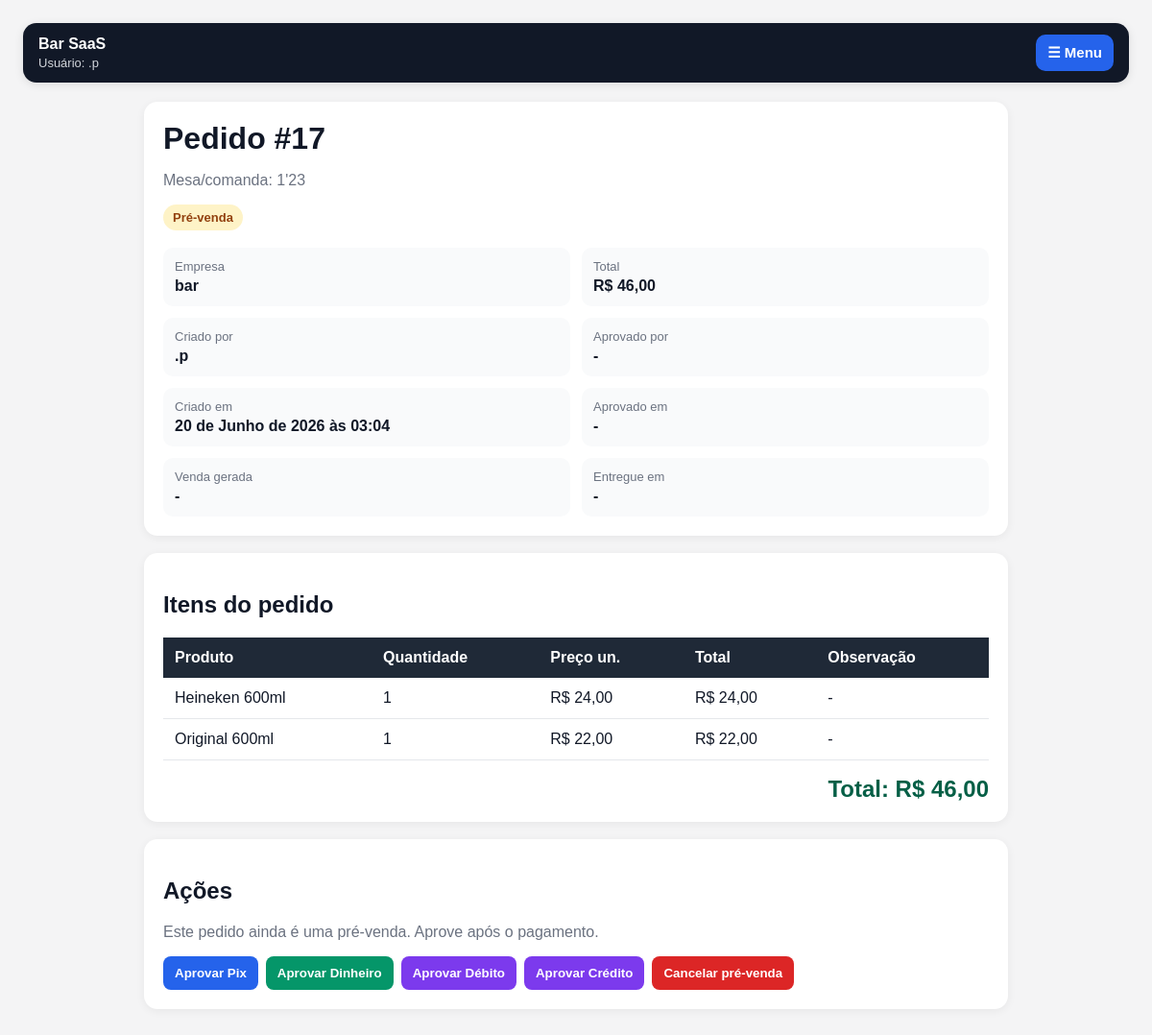
The page /pedidos/17/ (signed in) on the database its author committed.
### orders/models.py (models this page shows, shortened)
class Order(models.Model):
    STATUS_CHOICES = [
        ("pre_sale", "Pré-venda"),
        ("sold", "Vendido"),
        ("delivered", "Entregue"),
        ("cancelled", "Cancelado"),
        ("discarded", "Descartado"),
    ]
    company = models.ForeignKey(Company, on_delete=models.CASCADE)
    table_or_tab = models.CharField(
        max_length=50,
        blank=True,
        null=True,
        help_text="Mesa, comanda ou identificação do cliente.",
    )
    status = models.CharField(
        max_length=30,
        choices=STATUS_CHOICES,
        default="pre_sale",
    )
    total_amount = models.DecimalField(max_digits=10, decimal_places=2, default=0)
    created_by = models.ForeignKey(
        settings.AUTH_USER_MODEL,
        on_delete=models.SET_NULL,
        blank=True,
        null=True,
        related_name="created_orders",
    )
    approved_by = models.ForeignKey(
        settings.AUTH_USER_MODEL,
        on_delete=models.SET_NULL,
        blank=True,
        null=True,
        related_name="approved_orders",
    )
    approved_at = models.DateTimeField(blank=True, null=True)
    delivered_at = models.DateTimeField(blank=True, null=True)
    sale = models.OneToOneField(
        Sale,
        on_delete=models.SET_NULL,
        blank=True,
        null=True,
        related_name="order",
    )
    notes = models.TextField(blank=True, null=True)
    created_at = models.DateTimeField(auto_now_add=True)
    class Meta:
        verbose_name = "Pedido"
        verbose_name_plural = "Pedidos"
        ordering = ["-created_at"]

class OrderItem(models.Model):
    order = models.ForeignKey(Order, on_delete=models.CASCADE, related_name="items")
    company = models.ForeignKey(Company, on_delete=models.CASCADE)
    product = models.ForeignKey(Product, on_delete=models.PROTECT)
    quantity = models.DecimalField(max_digits=10, decimal_places=2, default=1)
    unit_price = models.DecimalField(max_digits=10, decimal_places=2, default=0)
    total_price = models.DecimalField(max_digits=10, decimal_places=2, default=0)
    notes = models.CharField(max_length=120, blank=True, null=True)
    created_at = models.DateTimeField(auto_now_add=True)
    class Meta:
        verbose_name = "Item do pedido"
        verbose_name_plural = "Itens do pedido"

### companies/models.py (models this page shows)
class Company(models.Model):
    name = models.CharField(max_length=120)
    document = models.CharField(max_length=30, blank=True, null=True)
    phone = models.CharField(max_length=30, blank=True, null=True)
    active = models.BooleanField(default=True)
    created_at = models.DateTimeField(auto_now_add=True)
    class Meta:
        verbose_name = "Empresa"
        verbose_name_plural = "Empresas"
        ordering = ["name"]
    def __str__(self):
        return self.name

### products/models.py (models this page shows, shortened)
class Product(models.Model):
    PRODUCT_TYPES = [
        ("sale", "Produto de venda"),
        ("internal_use", "Uso interno"),
        ("both", "Venda e uso interno"),
    ]
    company = models.ForeignKey(Company, on_delete=models.CASCADE)
    name = models.CharField(max_length=120)
    category = models.CharField(max_length=80, blank=True, null=True)
    product_type = models.CharField(max_length=30, choices=PRODUCT_TYPES, default="sale")
    unit = models.ForeignKey(Unit, on_delete=models.PROTECT)
    sale_price = models.DecimalField(
        max_digits=10,
        decimal_places=2,
        default=0,
        help_text="Preço cobrado por unidade vendida. Exemplo: R$ 28 por porção.",
    )
    active = models.BooleanField(default=True)
    minimum_quantity = models.DecimalField(
        max_digits=10,
        decimal_places=2,
        default=0,
        help_text="Quantidade mínima para alerta de estoque baixo.",
    )
    created_at = models.DateTimeField(auto_now_add=True)
    class Meta:
        verbose_name = "Produto"
        verbose_name_plural = "Produtos"
        ordering = ["name"]

### orders/views.py (the view)
@login_required
def order_detail(request, order_id):
    order = get_object_or_404(
        Order.objects
        .select_related("company", "created_by", "approved_by", "sale")
        .prefetch_related("items__product"),
        id=order_id,
    )
    can_view_this_order = (
        can_view_orders_panel(request.user)
        or order.created_by_id == request.user.id
    )
    if not can_view_this_order:
        messages.warning(request, "Você não tem permissão para ver este pedido.")
        return redirect("orders:pdv")
    return render(
        request,
        "orders/order_detail.html",
        {
            "order": order,
            "can_approve_order": can_approve_order(request.user),
            "can_mark_delivered": can_mark_delivered(request.user),
            "can_cancel_pre_sale": can_cancel_pre_sale(request.user),
            "can_cancel_paid_order": can_cancel_paid_order(request.user),
            "can_discard_paid_order": can_discard_paid_order(request.user),
        },
    )

### accounts/context_processors.py (called while the page is built)
def menu_context(request):
    user = request.user
    if not user.is_authenticated:
        return {
            "menu_permissions": {
                "is_authenticated": False,
            }
        }
    return {
        "menu_permissions": {
            "is_authenticated": True,
            "username": user.username,
            "can_access_pdv": can_access_pdv(user),
            "can_view_orders_panel": can_view_orders_panel(user),
            "can_view_stock": can_view_stock(user),
            "can_create_stock_entry": can_create_stock_entry(user),
            "can_access_admin": user.is_staff or user.is_superuser,
            "can_manage_users": can_manage_users(user),
            "can_adjust_stock": can_adjust_stock(user),
        }
    }

### accounts/permissions.py (called while the page is built, shortened)
def has_permission(user, permission_name):
    if not user.is_authenticated:
        return False
    if user.is_superuser:
        return True

def can_access_pdv(user):
    return has_permission(user, "can_access_pdv")

def can_approve_order(user):
    return has_permission(user, "can_approve_order")

def can_mark_delivered(user):
    return has_permission(user, "can_mark_delivered")

def can_cancel_pre_sale(user):
    return has_permission(user, "can_cancel_pre_sale")

def can_cancel_paid_order(user):
    return has_permission(user, "can_cancel_paid_order")

def can_discard_paid_order(user):
    return has_permission(user, "can_discard_paid_order")

def can_view_orders_panel(user):
    return has_permission(user, "can_view_orders_panel")

def can_view_stock(user):
    return has_permission(user, "can_view_stock")

def can_create_stock_entry(user):
    return has_permission(user, "can_create_stock_entry")

def can_adjust_stock(user):
    return has_permission(user, "can_adjust_stock")

def can_manage_users(user):
    return has_permission(user, "can_manage_users")

### templates/orders/order_detail.html (shortened to what this page needs)
<!DOCTYPE html>
<html lang="pt-br">
<head>
</head>
<body>
    {% include "includes/main_menu.html" %}
    <div class="container">
        <div class="card">
            <h1>Pedido #{{ order.id }}</h1>
            <p class="subtitle">
                Mesa/comanda: {{ order.table_or_tab|default:"-" }}
            </p>
            <span class="status {{ order.status }}">
                {{ order.get_status_display }}
            </span>
            <div class="grid">
                <div class="info-box">
                    <div class="label">Empresa</div>
                    <div class="value">{{ order.company }}</div>
                </div>
                <div class="info-box">
                    <div class="label">Total</div>
                    <div class="value">R$ {{ order.total_amount|floatformat:2 }}</div>
                </div>
                <div class="info-box">
                    <div class="label">Criado por</div>
                    <div class="value">{{ order.created_by|default:"-" }}</div>
                </div>
                <div class="info-box">
                    <div class="label">Aprovado por</div>
                    <div class="value">{{ order.approved_by|default:"-" }}</div>
                </div>
                <div class="info-box">
                    <div class="label">Criado em</div>
                    <div class="value">{{ order.created_at }}</div>
                </div>
                <div class="info-box">
                    <div class="label">Aprovado em</div>
                    <div class="value">{{ order.approved_at|default:"-" }}</div>
                </div>
                <div class="info-box">
                    <div class="label">Venda gerada</div>
                    <div class="value">
                        {% if order.sale %}
                            Venda #{{ order.sale.id }}
                        {% else %}
                            -
                        {% endif %}
                    </div>
                </div>
                <div class="info-box">
                    <div class="label">Entregue em</div>
                    <div class="value">{{ order.delivered_at|default:"-" }}</div>
                </div>
            </div>
        </div>
        <div class="card">
            <h2>Itens do pedido</h2>
            <table>
                <thead>
                    <tr>
                        <th>Produto</th>
                        <th>Quantidade</th>
                        <th>Preço un.</th>
                        <th>Total</th>
                        <th>Observação</th>
                    </tr>
                </thead>
                <tbody>
                    {% for item in order.items.all %}
                        <tr>
                            <td>{{ item.product.name }}</td>
                            <td>{{ item.quantity|floatformat:0 }}</td>
                            <td>R$ {{ item.unit_price|floatformat:2 }}</td>
                            <td>R$ {{ item.total_price|floatformat:2 }}</td>
                            <td>{{ item.notes|default:"-" }}</td>
                        </tr>
                    {% empty %}
                        <tr>
                            <td colspan="5">Nenhum item no pedido.</td>
                        </tr>
                    {% endfor %}
                </tbody>
            </table>
            <div class="total">
                Total: R$ {{ order.total_amount|floatformat:2 }}
            </div>
        </div>
        <div class="card">
            <h2>Ações</h2>
            {% if order.status == "pre_sale" %}
                <p class="muted">
                    Este pedido ainda é uma pré-venda. Aprove após o pagamento.
                </p>
                <div class="actions">
                    <form method="post" action="{% url 'orders:approve_order' order.id 'pix' %}">
                        <button class="btn-pix" type="submit">Aprovar Pix</button>
                    </form>
                    <form method="post" action="{% url 'orders:approve_order' order.id 'cash' %}">
                        <button class="btn-cash" type="submit">Aprovar Dinheiro</button>
                    </form>
                    <form method="post" action="{% url 'orders:approve_order' order.id 'debit' %}">
                        <button class="btn-card" type="submit">Aprovar Débito</button>
                    </form>
                    <form method="post" action="{% url 'orders:approve_order' order.id 'credit' %}">
                        <button class="btn-card" type="submit">Aprovar Crédito</button>
                    </form>
                    <form method="post" action="{% url 'orders:cancel_order' order.id %}">
                        <button class="btn-cancel" type="submit">Cancelar pré-venda</button>
                    </form>
                </div>
            {% elif order.status == "delivered" %}
                <p class="muted">
                    Este pedido já foi entregue.
                </p>
            {% elif order.status == "cancelled" %}
                <p class="muted">
                    Este pedido foi cancelado. Se ele já tinha sido vendido, os itens foram retornados ao estoque.
                </p>
            {% elif order.status == "discarded" %}
                <p class="muted">
                    Este pedido foi descartado. Os itens não voltaram ao estoque.
                </p>
            {% endif %}
        </div>
    </div>
</body>
</html>

### templates/includes/main_menu.html (shortened to what this page needs)
<div class="app-topbar">
    <div>
        <div class="app-brand">Bar SaaS</div>
        {% if menu_permissions.is_authenticated %}
            <div class="app-user">
                Usuário: {{ menu_permissions.username }}
            </div>
        {% endif %}
    </div>
    <button type="button" class="menu-button" onclick="toggleMainMenu()">
        ☰ Menu
    </button>
</div>

### templates/orders/order_detail.html (style rules this page uses)
body { font-family: Arial, sans-serif; background: #f4f4f5; margin: 0; padding: 24px; color: #111827; }
.container { max-width: 900px; margin: 0 auto; }
.card { background: white; border-radius: 14px; padding: 20px; box-shadow: 0 2px 10px rgba(0,0,0,0.06); margin-bottom: 18px; }
h1 { margin-top: 0; margin-bottom: 6px; }
.subtitle { color: #6b7280; margin-bottom: 16px; }
.status { display: inline-block; padding: 6px 10px; border-radius: 999px; font-weight: bold; font-size: 13px; }
.pre_sale { background: #fef3c7; color: #92400e; }
.grid { display: grid; grid-template-columns: repeat(2, minmax(220px, 1fr)); gap: 12px; margin-top: 18px; }
.info-box { background: #f9fafb; border-radius: 10px; padding: 12px; }
.label { color: #6b7280; font-size: 13px; margin-bottom: 4px; }
.value { font-weight: bold; }
table { width: 100%; border-collapse: collapse; margin-top: 12px; }
th { background: #1f2937; color: white; text-align: left; padding: 12px; }
td { padding: 12px; border-bottom: 1px solid #e5e7eb; }
.total { font-size: 24px; font-weight: bold; color: #065f46; text-align: right; margin-top: 16px; }
.actions { display: flex; flex-wrap: wrap; gap: 8px; margin-top: 14px; }
button { border: none; border-radius: 8px; padding: 10px 12px; cursor: pointer; font-weight: bold; }
.btn-pix { background: #2563eb; color: white; }
.btn-cash { background: #059669; color: white; }
.btn-card { background: #7c3aed; color: white; }
.btn-cancel { background: #dc2626; color: white; }
.muted { color: #6b7280; }

### templates/includes/main_menu.html (style rules this page uses)
.app-topbar { background: #111827; color: white; padding: 12px 16px; border-radius: 14px; margin-bottom: 20px; display: flex; justify-content: space-between; align-items: center; position: relative; box-shadow: 0 2px 10px rgba(0,0,0,0.10); }
.app-brand { font-weight: bold; font-size: 16px; }
.app-user { color: #d1d5db; font-size: 13px; margin-top: 3px; }
.menu-button { border: none; background: #2563eb; color: white; border-radius: 10px; padding: 10px 12px; font-weight: bold; cursor: pointer; font-size: 15px; }

### rows shown on the page
Order: id "17", table_or_tab "1'23", status "Pré-venda", company "bar", total_amount "46,00", created_by ".p", approved_by "-", created_at "20 de Junho de 2026 às 03:04", approved_at "-", delivered_at "-"
OrderItem: product.name "Heineken 600ml", quantity "1", unit_price "24,00", total_price "24,00", notes "-"
OrderItem: product.name "Original 600ml", quantity "1", unit_price "22,00", total_price "22,00", notes "-"

### other values the page prints
{{ menu_permissions.username }} ".p"
